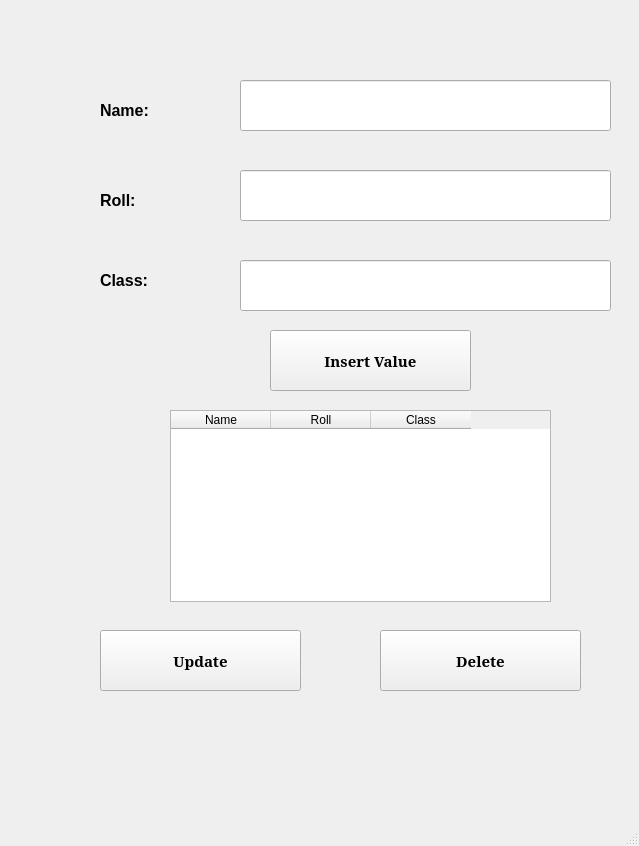
<?xml version="1.0" encoding="UTF-8"?>
<ui version="4.0">
 <class>mainpage</class>
 <widget class="QMainWindow" name="mainpage">
  <property name="geometry">
   <rect>
    <x>0</x>
    <y>0</y>
    <width>639</width>
    <height>846</height>
   </rect>
  </property>
  <property name="windowTitle">
   <string>MainWindow</string>
  </property>
  <widget class="QWidget" name="centralwidget">
   <widget class="QPushButton" name="insbutton">
    <property name="geometry">
     <rect>
      <x>270</x>
      <y>330</y>
      <width>201</width>
      <height>61</height>
     </rect>
    </property>
    <property name="font">
     <font>
      <family>MS Serif</family>
      <pointsize>11</pointsize>
      <weight>75</weight>
      <bold>true</bold>
     </font>
    </property>
    <property name="text">
     <string>Insert Value</string>
    </property>
   </widget>
   <widget class="QLineEdit" name="nametext">
    <property name="geometry">
     <rect>
      <x>240</x>
      <y>80</y>
      <width>371</width>
      <height>51</height>
     </rect>
    </property>
    <property name="font">
     <font>
      <pointsize>14</pointsize>
      <weight>75</weight>
      <bold>true</bold>
     </font>
    </property>
   </widget>
   <widget class="QLabel" name="name">
    <property name="geometry">
     <rect>
      <x>100</x>
      <y>90</y>
      <width>151</width>
      <height>41</height>
     </rect>
    </property>
    <property name="font">
     <font>
      <pointsize>12</pointsize>
      <weight>75</weight>
      <bold>true</bold>
     </font>
    </property>
    <property name="text">
     <string>Name:</string>
    </property>
   </widget>
   <widget class="QLabel" name="class_2">
    <property name="geometry">
     <rect>
      <x>100</x>
      <y>260</y>
      <width>151</width>
      <height>41</height>
     </rect>
    </property>
    <property name="font">
     <font>
      <pointsize>12</pointsize>
      <weight>75</weight>
      <bold>true</bold>
     </font>
    </property>
    <property name="text">
     <string>Class:</string>
    </property>
   </widget>
   <widget class="QLabel" name="roll">
    <property name="geometry">
     <rect>
      <x>100</x>
      <y>180</y>
      <width>151</width>
      <height>41</height>
     </rect>
    </property>
    <property name="font">
     <font>
      <pointsize>12</pointsize>
      <weight>75</weight>
      <bold>true</bold>
     </font>
    </property>
    <property name="text">
     <string>Roll:</string>
    </property>
   </widget>
   <widget class="QLineEdit" name="classtext">
    <property name="geometry">
     <rect>
      <x>240</x>
      <y>260</y>
      <width>371</width>
      <height>51</height>
     </rect>
    </property>
    <property name="font">
     <font>
      <pointsize>14</pointsize>
      <weight>75</weight>
      <bold>true</bold>
     </font>
    </property>
   </widget>
   <widget class="QLineEdit" name="rolltext">
    <property name="geometry">
     <rect>
      <x>240</x>
      <y>170</y>
      <width>371</width>
      <height>51</height>
     </rect>
    </property>
    <property name="font">
     <font>
      <pointsize>14</pointsize>
      <weight>75</weight>
      <bold>true</bold>
     </font>
    </property>
   </widget>
   <widget class="QPushButton" name="delbutton">
    <property name="geometry">
     <rect>
      <x>380</x>
      <y>630</y>
      <width>201</width>
      <height>61</height>
     </rect>
    </property>
    <property name="font">
     <font>
      <family>MS Serif</family>
      <pointsize>11</pointsize>
      <weight>75</weight>
      <bold>true</bold>
     </font>
    </property>
    <property name="text">
     <string>Delete</string>
    </property>
   </widget>
   <widget class="QPushButton" name="updbutton">
    <property name="geometry">
     <rect>
      <x>100</x>
      <y>630</y>
      <width>201</width>
      <height>61</height>
     </rect>
    </property>
    <property name="font">
     <font>
      <family>MS Serif</family>
      <pointsize>11</pointsize>
      <weight>75</weight>
      <bold>true</bold>
     </font>
    </property>
    <property name="text">
     <string>Update</string>
    </property>
   </widget>
   <widget class="QTableWidget" name="datatable">
    <property name="geometry">
     <rect>
      <x>170</x>
      <y>410</y>
      <width>381</width>
      <height>192</height>
     </rect>
    </property>
    <column>
     <property name="text">
      <string>Name</string>
     </property>
    </column>
    <column>
     <property name="text">
      <string>Roll</string>
     </property>
    </column>
    <column>
     <property name="text">
      <string>Class</string>
     </property>
    </column>
   </widget>
  </widget>
  <widget class="QMenuBar" name="menubar">
   <property name="geometry">
    <rect>
     <x>0</x>
     <y>0</y>
     <width>639</width>
     <height>27</height>
    </rect>
   </property>
  </widget>
  <widget class="QStatusBar" name="statusbar"/>
 </widget>
 <resources/>
 <connections/>
</ui>
